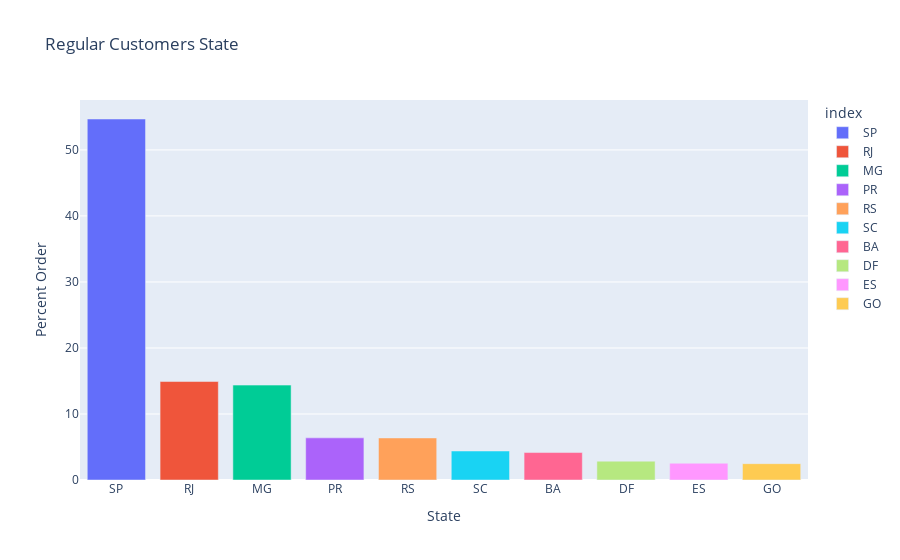

This figure's notebook cell:
### Code cell
plt.figure(figsize=(8, 6))
df_price_cat = df_top_10_customer_state['customer_state'].value_counts()/len(regular['customer_city'])*100
pal = sns.color_palette('rocket_r', len(df_price_cat))
fig = px.bar(df_price_cat, x=df_price_cat.index, y= df_price_cat.values,color=df_price_cat.index,title='Regular Customers State')
fig.update_xaxes(title_text='State')
fig.update_yaxes(title_text='Percent Order')

fig.show()

### Figure 1 — Plotly figure (JSON) as saved in the notebook; plotly's stock layout.template omitted (floating-point values rounded to 4 significant figures)
{"data": [{"alignmentgroup": "True", "hovertemplate": "index=%{x}<br>y=%{y}<extra></extra>", "legendgroup": "SP", "marker": {"color": "#636efa", "pattern": {"shape": ""}}, "name": "SP", "offsetgroup": "SP", "orientation": "v", "showlegend": true, "textposition": "auto", "type": "bar", "x": ["SP"], "xaxis": "x", "y": [54.68], "yaxis": "y"}, {"alignmentgroup": "True", "hovertemplate": "index=%{x}<br>y=%{y}<extra></extra>", "legendgroup": "RJ", "marker": {"color": "#EF553B", "pattern": {"shape": ""}}, "name": "RJ", "offsetgroup": "RJ", "orientation": "v", "showlegend": true, "textposition": "auto", "type": "bar", "x": ["RJ"], "xaxis": "x", "y": [14.92], "yaxis": "y"}, {"alignmentgroup": "True", "hovertemplate": "index=%{x}<br>y=%{y}<extra></extra>", "legendgroup": "MG", "marker": {"color": "#00cc96", "pattern": {"shape": ""}}, "name": "MG", "offsetgroup": "MG", "orientation": "v", "showlegend": true, "textposition": "auto", "type": "bar", "x": ["MG"], "xaxis": "x", "y": [14.37], "yaxis": "y"}, {"alignmentgroup": "True", "hovertemplate": "index=%{x}<br>y=%{y}<extra></extra>", "legendgroup": "PR", "marker": {"color": "#ab63fa", "pattern": {"shape": ""}}, "name": "PR", "offsetgroup": "PR", "orientation": "v", "showlegend": true, "textposition": "auto", "type": "bar", "x": ["PR"], "xaxis": "x", "y": [6.382], "yaxis": "y"}, {"alignmentgroup": "True", "hovertemplate": "index=%{x}<br>y=%{y}<extra></extra>", "legendgroup": "RS", "marker": {"color": "#FFA15A", "pattern": {"shape": ""}}, "name": "RS", "offsetgroup": "RS", "orientation": "v", "showlegend": true, "textposition": "auto", "type": "bar", "x": ["RS"], "xaxis": "x", "y": [6.372], "yaxis": "y"}, {"alignmentgroup": "True", "hovertemplate": "index=%{x}<br>y=%{y}<extra></extra>", "legendgroup": "SC", "marker": {"color": "#19d3f3", "pattern": {"shape": ""}}, "name": "SC", "offsetgroup": "SC", "orientation": "v", "showlegend": true, "textposition": "auto", "type": "bar", "x": ["SC"], "xaxis": "x", "y": [4.391], "yaxis": "y"}, {"alignmentgroup": "True", "hovertemplate": "index=%{x}<br>y=%{y}<extra></extra>", "legendgroup": "BA", "marker": {"color": "#FF6692", "pattern": {"shape": ""}}, "name": "BA", "offsetgroup": "BA", "orientation": "v", "showlegend": true, "textposition": "auto", "type": "bar", "x": ["BA"], "xaxis": "x", "y": [4.159], "yaxis": "y"}, {"alignmentgroup": "True", "hovertemplate": "index=%{x}<br>y=%{y}<extra></extra>", "legendgroup": "DF", "marker": {"color": "#B6E880", "pattern": {"shape": ""}}, "name": "DF", "offsetgroup": "DF", "orientation": "v", "showlegend": true, "textposition": "auto", "type": "bar", "x": ["DF"], "xaxis": "x", "y": [2.853], "yaxis": "y"}, {"alignmentgroup": "True", "hovertemplate": "index=%{x}<br>y=%{y}<extra></extra>", "legendgroup": "ES", "marker": {"color": "#FF97FF", "pattern": {"shape": ""}}, "name": "ES", "offsetgroup": "ES", "orientation": "v", "showlegend": true, "textposition": "auto", "type": "bar", "x": ["ES"], "xaxis": "x", "y": [2.536], "yaxis": "y"}, {"alignmentgroup": "True", "hovertemplate": "index=%{x}<br>y=%{y}<extra></extra>", "legendgroup": "GO", "marker": {"color": "#FECB52", "pattern": {"shape": ""}}, "name": "GO", "offsetgroup": "GO", "orientation": "v", "showlegend": true, "textposition": "auto", "type": "bar", "x": ["GO"], "xaxis": "x", "y": [2.473], "yaxis": "y"}], "layout": {"barmode": "relative", "legend": {"title": {"text": "index"}, "tracegroupgap": 0}, "title": {"text": "Regular Customers State"}, "xaxis": {"anchor": "y", "categoryarray": ["SP", "RJ", "MG", "PR", "RS", "SC", "BA", "DF", "ES", "GO"], "categoryorder": "array", "domain": [0, 1], "title": {"text": "State"}}, "yaxis": {"anchor": "x", "domain": [0, 1], "title": {"text": "Percent Order"}}}}
